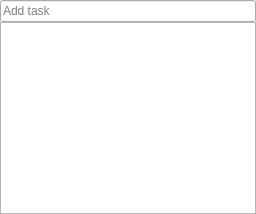
<?xml version="1.0" encoding="UTF-8"?>
<ui version="4.0">
 <class>TaskListWidget</class>
 <widget class="QWidget" name="TaskListWidget">
  <layout class="QVBoxLayout" name="verticalLayoutEvents">
   <property name="spacing"><number>0</number></property>
   <property name="leftMargin"><number>0</number></property>
   <property name="topMargin"><number>0</number></property>
   <property name="rightMargin"><number>0</number></property>
   <property name="bottomMargin"><number>0</number></property>
   <item>
    <widget class="QLineEdit" name="lineEditQuickTask">
     <property name="toolTip"><string>Add a task. Press Enter to save.</string></property>
     <property name="placeholderText"><string>Add task</string></property>
     <property name="clearButtonEnabled"><bool>true</bool></property>
    </widget>
   </item>
   <item>
    <widget class="QTableView" name="taskView"/>
   </item>
  </layout>
 </widget>
 <resources/>
 <connections/>
</ui>
